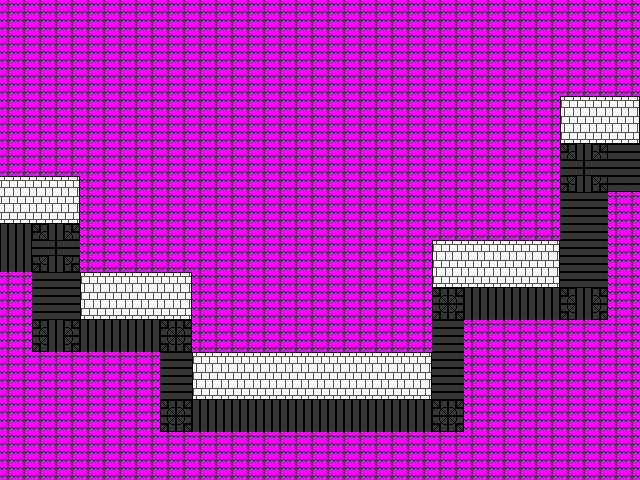

This game map was drawn from its Tiled (.tmx) file and the tilesets committed beside it. A one-line description and the trimmed map source follow:
An orthogonal 40x30 tile map with 16x16 px tiles, 3 tile layers (Tile Layer 1, Tile Layer 2, Tile Layer 3), 3 tilesets.

<map version="1.10" tiledversion="1.10.2" orientation="orthogonal" renderorder="right-down" width="40" height="30" tilewidth="16" tileheight="16" infinite="0" nextlayerid="4" nextobjectid="1">
 <tileset firstgid="1" source="steel flooring.tsx" />
 <tileset firstgid="55" source="exterior and walls.tsx" />
 <tileset firstgid="325" source="roof tiles.tsx" />
 <layer id="1" name="Tile Layer 1" width="40" height="30">
  <data>[1200 cells, 112 non-empty, 10 distinct tile ids]</data>
 </layer>
 <layer id="2" name="Tile Layer 2" width="40" height="30">
  <data>[1200 cells, 205 non-empty, 20 distinct tile ids]</data>
 </layer>
 <layer id="3" name="Tile Layer 3" width="40" height="30">
  <data>[1200 cells, 927 non-empty, 1 distinct tile ids]</data>
 </layer>
</map>
